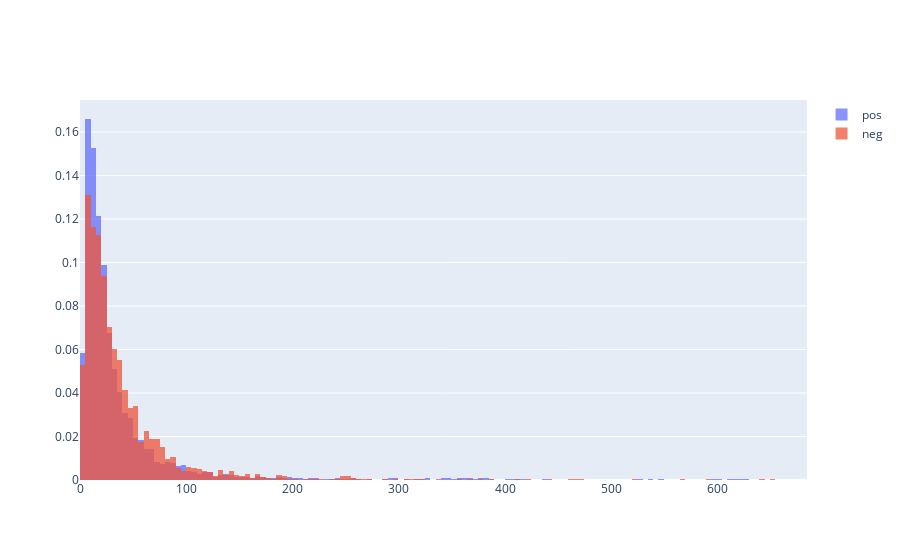

Notebook code cell kept with this figure:
### Code cell
import plotly.graph_objects as go
import numpy as np

pos = [len(jieba.lcut(x)) for x in train_pos_comments]
neg = [len(jieba.lcut(x)) for x in train_neg_comments]

fig = go.Figure()
fig.add_trace(go.Histogram(x = pos, histnorm='probability', name = 'pos'))
fig.add_trace(go.Histogram(x = neg, histnorm='probability', name = 'neg'))

# Overlay both histograms
fig.update_layout(barmode='overlay')
# Reduce opacity to see both histograms
fig.update_traces(opacity=0.75)
fig.show()

### Figure 1 — Plotly figure (JSON) as saved in the notebook; plotly's stock layout.template omitted (floating-point values rounded to 4 significant figures; data arrays with more than 128 entries replaced by an {"elided": "..."} marker saying what was removed)
{"data": [{"histnorm": "probability", "name": "pos", "opacity": 0.75, "type": "histogram", "x": {"elided": "5000 int values"}}, {"histnorm": "probability", "name": "neg", "opacity": 0.75, "type": "histogram", "x": {"elided": "3065 int values"}}], "layout": {"barmode": "overlay"}}
